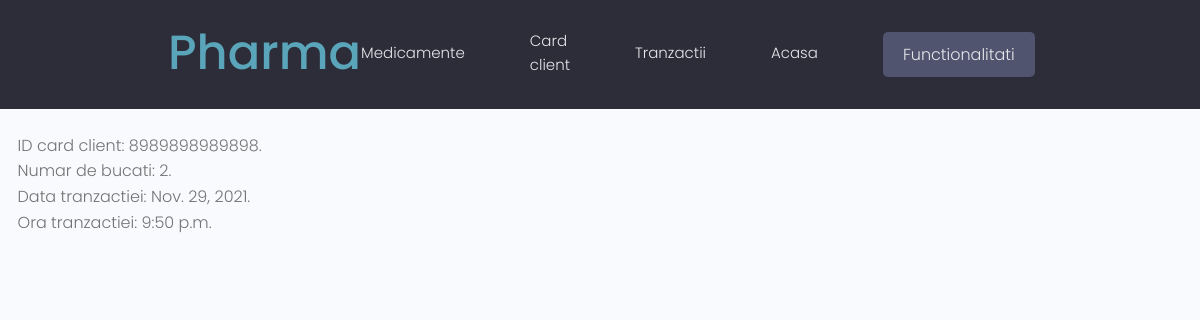
Page /tranzactii/fd119ec5469744bcb6c60a7665e1055a/ on the committed database.
### farmacie/models.py (models this page shows, shortened)
class Tranzactie(models.Model):
    id = models.UUIDField(
        default=uuid.uuid4,
        unique=True,
        primary_key=True,
        editable=False)
    id_card_client = models.CharField(max_length=200, null=True, blank=True)
    medicament = models.CharField(max_length=200)
    nr_bucati = models.IntegerField(validators=[MinValueValidator(0)])
    data = models.DateField()
    ora = models.TimeField()
    def tranzactii(request, pk):
        tranzactieObj = Tranzactie.objects.get(id=pk)
        return render(
            request,
            'farmacie/single-tranzactie.html',
            {'tranzactieObj': tranzactieObj}
            )

### farmacie/models.py (the view)
# urls.py: path('tranzactii/<str:pk>/', Tranzactie.tranzactii, name='tranzactii'),
    def tranzactii(request, pk):
        tranzactieObj = Tranzactie.objects.get(id=pk)
        return render(
            request,
            'farmacie/single-tranzactie.html',
            {'tranzactieObj': tranzactieObj}
            )

### farmacie/templates/farmacie/single-tranzactie.html
{% extends 'main.html' %}
{% block content %}
<br>
<p>&nbsp;&nbsp;&nbsp;&nbsp;ID card client: {{tranzactieObj.id_card_client}}.</p>
<p>&nbsp;&nbsp;&nbsp;&nbsp;Numar de bucati: {{tranzactieObj.nr_bucati}}.</p>
<p>&nbsp;&nbsp;&nbsp;&nbsp;Data tranzactiei: {{tranzactieObj.data}}.</p>
<p>&nbsp;&nbsp;&nbsp;&nbsp;Ora tranzactiei: {{tranzactieObj.ora}}</p>
{% endblock content %}

### static/styles/app.css (style rules this page uses)
:root { --color-sub: #2d2d39; }

### static/uikit/styles/modules/_variables.css (style rules this page uses)
:root { --color-main: #5aa5b9; --color-main-light: #e6faff; --color-sub: #3f4156; --color-sub-light: #51546e; --color-sub-lighter: #ededfd; --color-text: #737373; --color-gray: #8b8b8b; --color-light: #e5e7eb; --color-light-gray: #767676; --color-bg: #f8fafd; --color-white: #fffefd; --color-white-light: #f3f3f3; --color-success: #359e64; --color-success-bg: #def8e8; --color-error: #fc4b0b; --color-error-bg: #fff2ee; --font-base: 'Poppins', arial, helvetica, 'Segoe UI', roboto, ubuntu, sans-serif; --font-monospace: 'Fira Code', 'Courier New', courier, monospace; --font-regular: 300; --font-medium: 500; --font-bold: 700; --generic-shadow: 1px 1px 5px #00000010; --generic-transition: all 0.3s ease-in-out; }

### static/uikit/styles/modules/_base.css (style rules this page uses)
* { margin: 0; padding: 0; box-sizing: border-box; text-rendering: optimizeLegibility; color: inherit; font-size: inherit; }
html { font-size: 50%; }
@media only screen and (min-width: 480px) { html { font-size: 56.25%; } }
@media only screen and (min-width: 1200px) { html { font-size: 62.5%; } }
body { line-height: 1.6; font-weight: 400; font-size: 1.5rem; color: var(--color-text); background-color: var(--color-bg); min-height: 100vh; }

### static/uikit/styles/modules/_typography.css (style rules this page uses)
* { font-family: var(--font-base); }
p, span, strong { font-size: 1.6rem; color: var(--color-text); font-weight: var(--font-regular); }

### rows in the picture
Tranzactie: id_card_client "8989898989898", nr_bucati "2", data "Nov. 29, 2021", ora "9:50 p.m."
